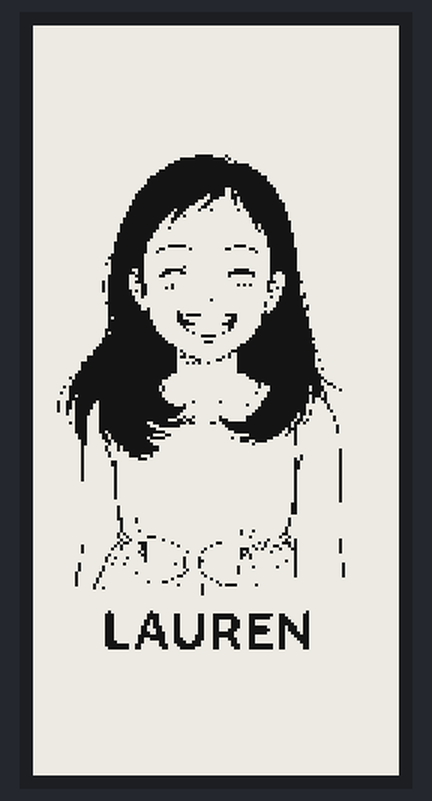
Simulated run of this sketch. Board: Arduino Mega 2560, built for the host (arithmetic inside an expression is 32-bit, double 64-bit). Shown: 122×250 one-colour display.

Above: at 2.3 s.

The sketch:

lauren_epaper.ino
```cpp
#include <SPI.h>
#include <GxEPD2_BW.h>
#include <epd/GxEPD2_213_B74.h>

#include "lauren_bitmap.h"

constexpr int8_t EPD_SCK_PIN = 18;
constexpr int8_t EPD_MISO_PIN = 19; // Not connected to the display.
constexpr int8_t EPD_MOSI_PIN = 23;
constexpr int8_t EPD_CS_PIN = 5;
constexpr int8_t EPD_DC_PIN = 17;
constexpr int8_t EPD_RST_PIN = 16;
constexpr int8_t EPD_BUSY_PIN = 4;

constexpr uint16_t BITMAP_WIDTH = 427;
constexpr uint16_t BITMAP_HEIGHT = 640;
constexpr uint16_t BITMAP_ROW_BYTES = (BITMAP_WIDTH + 7) / 8;

GxEPD2_213_B74 epaperDriver(EPD_CS_PIN, EPD_DC_PIN, EPD_RST_PIN, EPD_BUSY_PIN);
GxEPD2_BW<GxEPD2_213_B74, 16> display(epaperDriver);

void drawScaledBitmap()
{
  const int16_t screenWidth = display.width();
  const int16_t screenHeight = display.height();
  int16_t drawWidth;
  int16_t drawHeight;

  if (static_cast<int32_t>(screenWidth) * BITMAP_HEIGHT >
      static_cast<int32_t>(screenHeight) * BITMAP_WIDTH)
  {
    drawHeight = screenHeight;
    drawWidth = (static_cast<int32_t>(BITMAP_WIDTH) * drawHeight +
                 BITMAP_HEIGHT / 2) / BITMAP_HEIGHT;
  }
  else
  {
    drawWidth = screenWidth;
    drawHeight = (static_cast<int32_t>(BITMAP_HEIGHT) * drawWidth +
                  BITMAP_WIDTH / 2) / BITMAP_WIDTH;
  }

  const int16_t left = (screenWidth - drawWidth) / 2;
  const int16_t top = (screenHeight - drawHeight) / 2;

  for (int16_t y = 0; y < drawHeight; ++y)
  {
    const uint16_t sourceY =
        static_cast<uint32_t>(y) * BITMAP_HEIGHT / drawHeight;

    for (int16_t x = 0; x < drawWidth; ++x)
    {
      const uint16_t sourceX =
          static_cast<uint32_t>(x) * BITMAP_WIDTH / drawWidth;
      const uint16_t byteIndex =
          sourceY * BITMAP_ROW_BYTES + sourceX / 8;
      const uint8_t packed = pgm_read_byte(&epd_bitmap_lauren_02[byteIndex]);
      const uint8_t bitMask = 0x80 >> (sourceX & 7);

      // The supplied bitmap stores white as 1 and black as 0.
      if ((packed & bitMask) == 0)
      {
        display.drawPixel(left + x, top + y, GxEPD_BLACK);
      }
    }
  }
}

void setup()
{
  SPI.begin(EPD_SCK_PIN, EPD_MISO_PIN, EPD_MOSI_PIN, EPD_CS_PIN);
  display.init();
  display.setRotation(2);

  display.setFullWindow();
  display.firstPage();
  do
  {
    display.fillScreen(GxEPD_WHITE);
    drawScaledBitmap();
  }
  while (display.nextPage());

  display.hibernate();
}

void loop()
{
}
```

Source omitted: uren_bitmap.h (data table, 211982 bytes)
